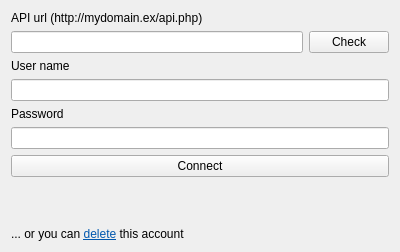
<?xml version="1.0" encoding="UTF-8"?>
<ui version="4.0">
 <class>OptionsWidget</class>
 <widget class="QWidget" name="OptionsWidget">
  <property name="geometry">
   <rect>
    <x>0</x>
    <y>0</y>
    <width>400</width>
    <height>252</height>
   </rect>
  </property>
  <property name="windowTitle">
   <string>activeCollab</string>
  </property>
  <layout class="QVBoxLayout" name="verticalLayout_4">
   <item>
    <layout class="QVBoxLayout" name="verticalLayout_3">
     <item>
      <widget class="QLabel" name="label">
       <property name="text">
        <string>API url (http://mydomain.ex/api.php)</string>
       </property>
      </widget>
     </item>
     <item>
      <layout class="QHBoxLayout" name="horizontalLayout">
       <item>
        <widget class="QLineEdit" name="apiUrlEdit"/>
       </item>
       <item>
        <widget class="QPushButton" name="checkConnectionButton">
         <property name="text">
          <string>Check</string>
         </property>
        </widget>
       </item>
      </layout>
     </item>
    </layout>
   </item>
   <item>
    <layout class="QVBoxLayout" name="verticalLayout_2">
     <item>
      <widget class="QLabel" name="label_2">
       <property name="text">
        <string>User name</string>
       </property>
      </widget>
     </item>
     <item>
      <widget class="QLineEdit" name="lineEdit_2"/>
     </item>
    </layout>
   </item>
   <item>
    <layout class="QVBoxLayout" name="verticalLayout">
     <item>
      <widget class="QLabel" name="label_3">
       <property name="text">
        <string>Password</string>
       </property>
      </widget>
     </item>
     <item>
      <widget class="QLineEdit" name="lineEdit_3"/>
     </item>
    </layout>
   </item>
   <item>
    <layout class="QHBoxLayout" name="horizontalLayout_2">
     <item>
      <widget class="QPushButton" name="pushButton_2">
       <property name="sizePolicy">
        <sizepolicy hsizetype="Expanding" vsizetype="Fixed">
         <horstretch>0</horstretch>
         <verstretch>0</verstretch>
        </sizepolicy>
       </property>
       <property name="text">
        <string>Connect</string>
       </property>
      </widget>
     </item>
    </layout>
   </item>
   <item>
    <spacer name="verticalSpacer">
     <property name="orientation">
      <enum>Qt::Vertical</enum>
     </property>
     <property name="sizeHint" stdset="0">
      <size>
       <width>20</width>
       <height>40</height>
      </size>
     </property>
    </spacer>
   </item>
   <item>
    <widget class="QLabel" name="label_4">
     <property name="text">
      <string>&lt;html&gt;&lt;head/&gt;&lt;body&gt;&lt;p&gt;... or you can &lt;a href=&quot;#delete&quot;&gt;&lt;span style=&quot; text-decoration: underline; color:#0057ae;&quot;&gt;delete&lt;/span&gt;&lt;/a&gt; this account&lt;/p&gt;&lt;/body&gt;&lt;/html&gt;</string>
     </property>
    </widget>
   </item>
  </layout>
 </widget>
 <resources/>
 <connections/>
</ui>
